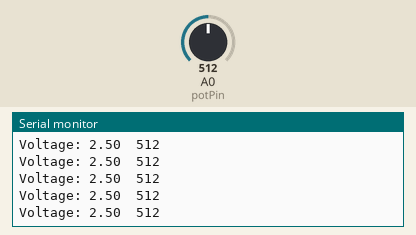
Simulated run of this sketch. Board: Arduino Uno, built with avr-gcc and run on an emulated ATmega328P. Shown: the last lines printed to the serial monitor. The test bench sets the inputs (shaded band); at power-on: A0 (potPin) = 512.

Above: at 1.2 s.
1.3 s: A0 (potPin) set to 107
At 2.2 s:
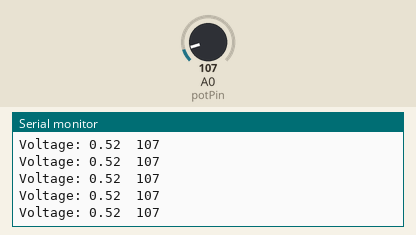
2.8 s: A0 (potPin) set to 90
At 3.4 s:
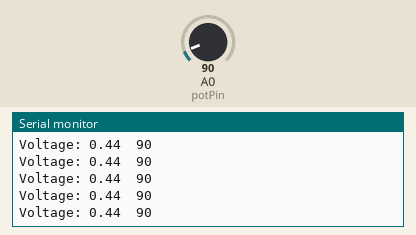
11.8 s: A0 (potPin) set to 8
At 12.5 s:
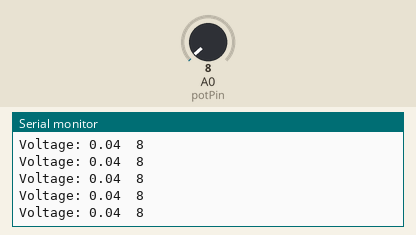
13.3 s: A0 (potPin) set to 11
At 14.3 s:
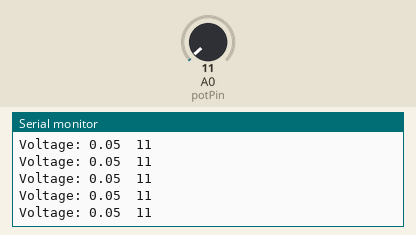
Timing chart, 0 to 15.8 s (numbered marks = the images above; inputs shaded):
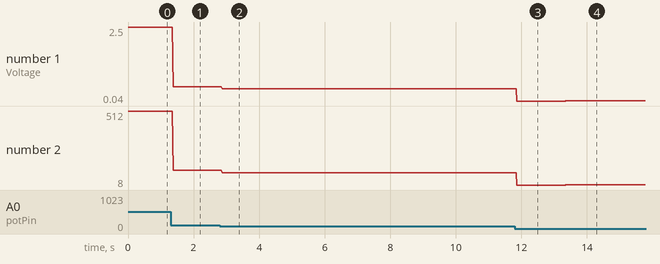

The sketch:

Opp2b.ino
```cpp
// Lagre hvilken pin som er input fra pot meter
const int potPin = A0;

// Lage en verdi som vi kan lagre input fra analog read
int value = 0;
// Lage verdi som kan være spenning
float voltage = 0;

void setup() {
  // Starte serial med baud 9600
  Serial.begin(9600);
}

void loop() {
  // lagre input til value
  value = analogRead(potPin);
  // Kalkulerer spenningen
  voltage = value * (5.0/1023.0);

  // sende verdier til serial, med linjeskift på slutten
  Serial.print("Voltage: ");
  Serial.print(voltage);
  Serial.print("  ");
  Serial.println(value);

  // ha en liten delay, altid kjekt å ha
  delay(10);
}
```

Measured:
- after the input at 1.3 s, the serial monitor: prints a new line after 0.07 s (image 1)
- after the input at 2.8 s, the serial monitor: prints a new line after 0.07 s (image 2)
- after the input at 11.8 s, the serial monitor: prints a new line after 0.06 s (image 3)
- after the input at 13.3 s, the serial monitor: prints a new line after 0.06 s (image 4)
- plotted number 1: 2.5 → 0.52 after the input at 1.3 s, 0.52 → 0.44 after the input at 2.8 s, 0.44 → 0.04 after the input at 11.8 s, 0.04 → 0.05 after the input at 13.3 s
- plotted number 2: 512 → 107 after the input at 1.3 s, 107 → 90 after the input at 2.8 s, 90 → 8 after the input at 11.8 s, 8 → 11 after the input at 13.3 s
